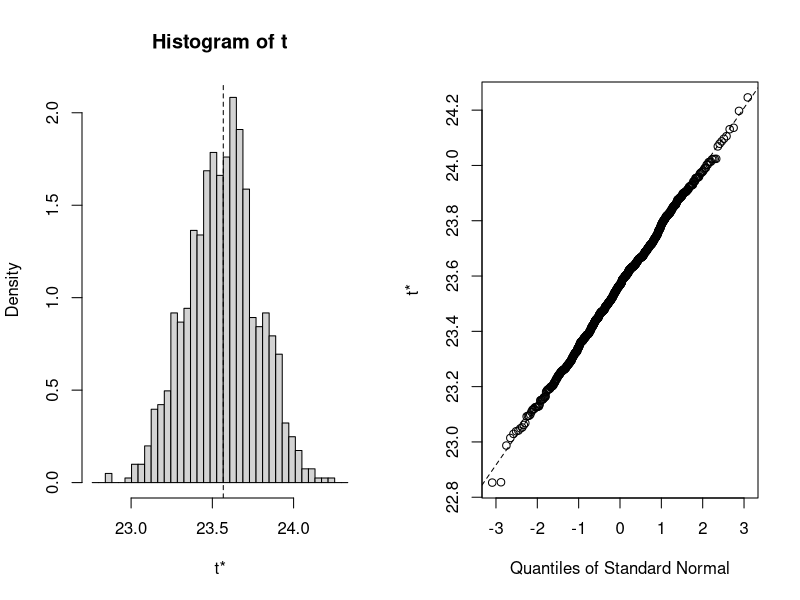

Reproduce this figure in R.
# Load dataset
crab_data <- read.csv("data/CrabAgePrediction.csv", colClasses = c(
  Sex = "factor",
  Length = "numeric",
  Diameter = "numeric",
  Height = "numeric",
  Weight = "numeric",
  Shucked_Weight = "numeric",
  Viscera_Weight = "numeric",
  Shell_Weight = "numeric",
  Age = "integer"
))

# Display the structure of the dataset
str(crab_data)

# View the first few rows of the dataset
head(crab_data)

# View the dataset in a separate viewer window
View(crab_data)

# Load necessary libraries
library(caret)
library(dplyr)

# Split the data into training (80%) and test (20%) sets
set.seed(123)
trainIndex <- createDataPartition(crab_data$Age, p = 0.8, list = FALSE)
train_data <- crab_data[trainIndex,]
test_data <- crab_data[-trainIndex,]

# Display the size of training and test sets
cat("Training set size:", nrow(train_data), "\n")
cat("Test set size:", nrow(test_data), "\n")

# Load necessary libraries
library(boot)

# Define a function to calculate the mean of Weight
mean_weight <- function(data, indices) {
  sample_data <- data[indices, ]
  return(mean(sample_data$Weight))
}

# Perform bootstrapping
set.seed(123)
boot_results <- boot(data = crab_data, statistic = mean_weight, R = 1000)

# Display bootstrapping results
print(boot_results)

# Plot the bootstrapping results
plot(boot_results)
